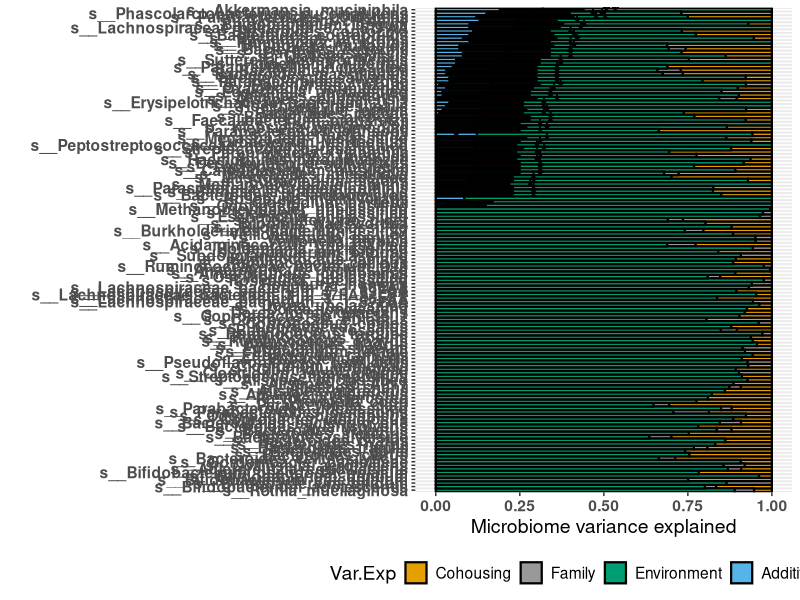
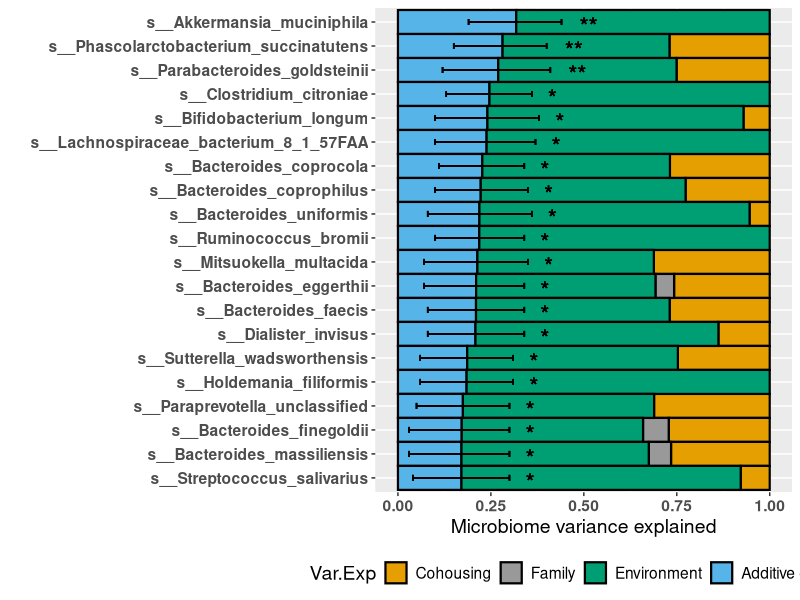
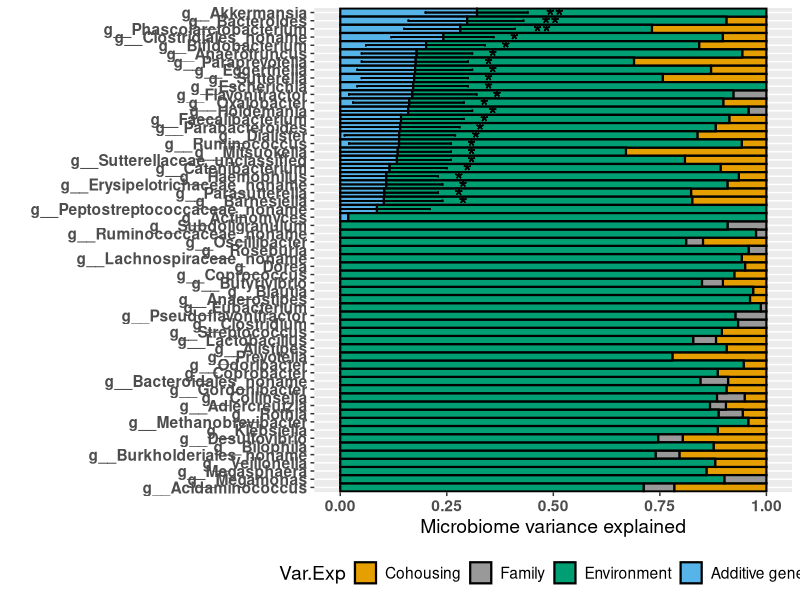
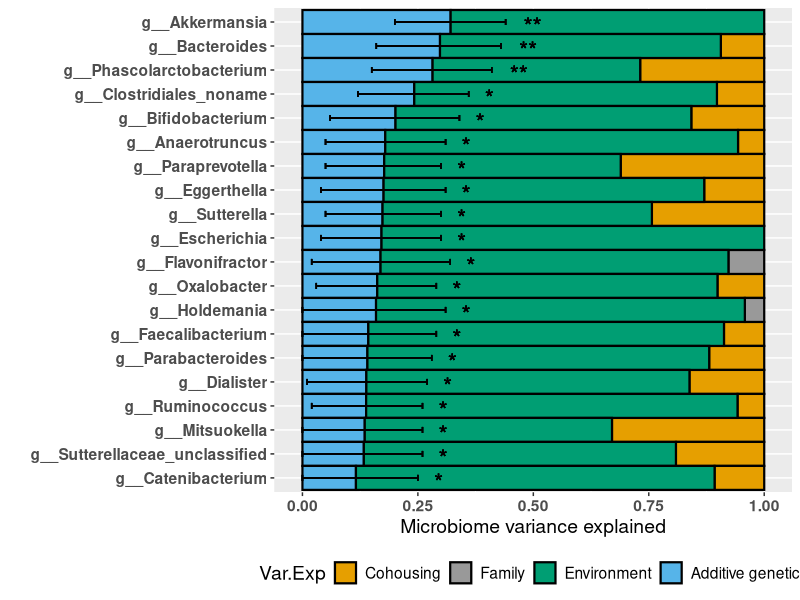
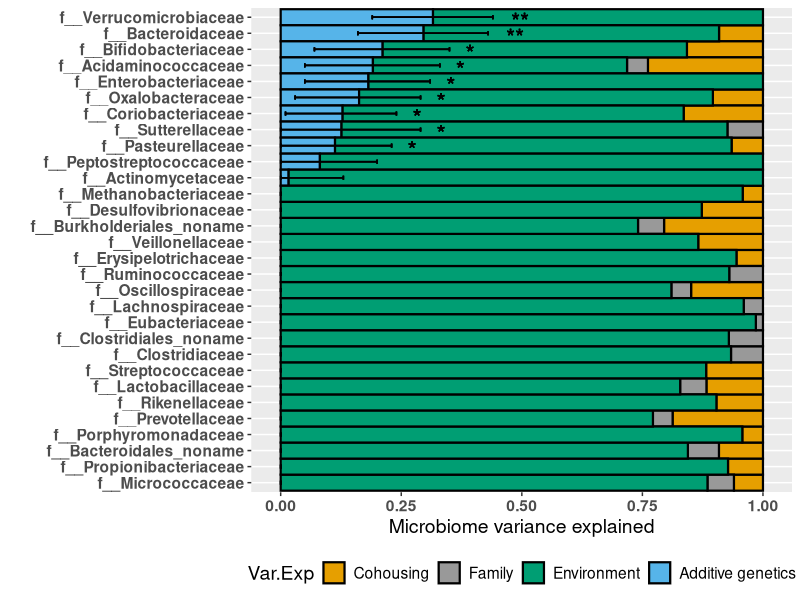
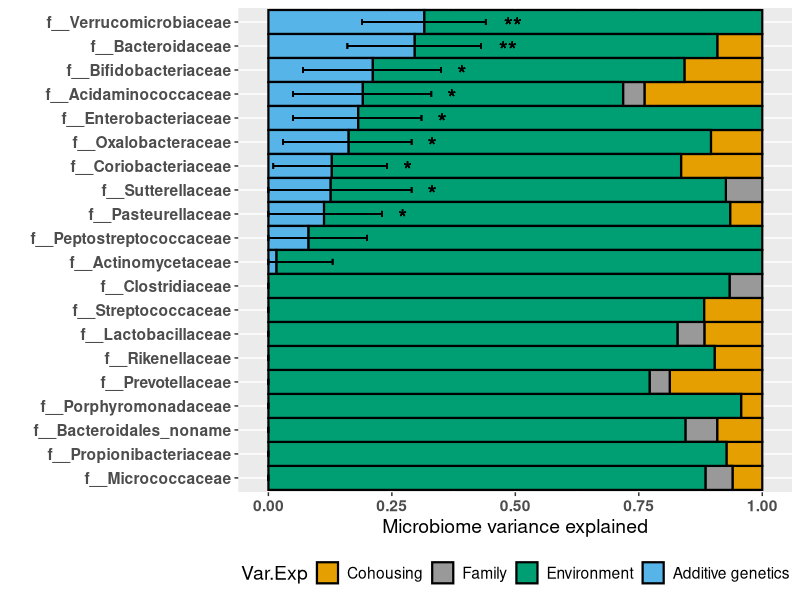
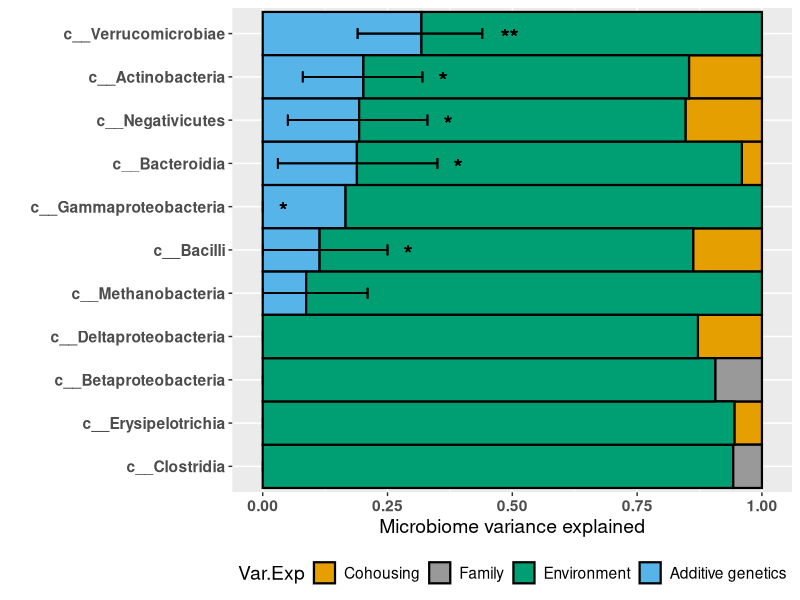
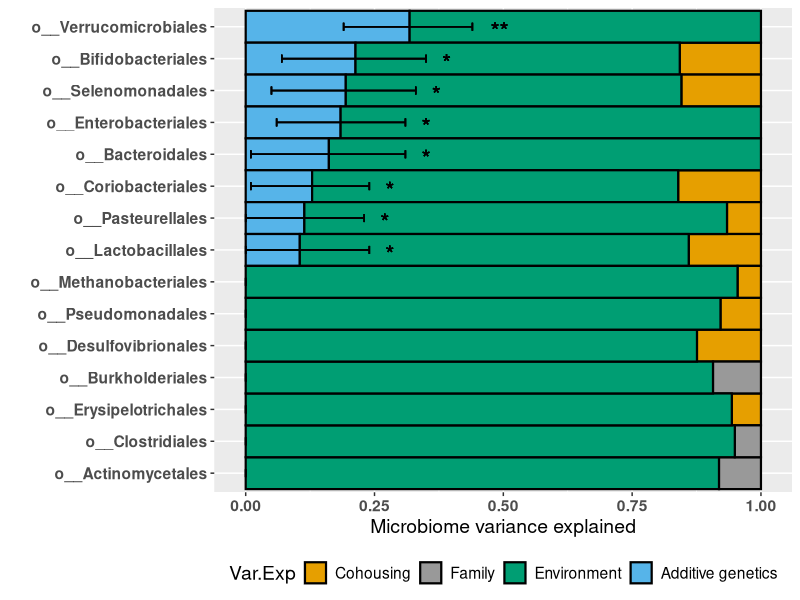

Source code (R) for these figures, in order:
# ========================================================================
# By: R.Gacesa, Weersma Group, UMCG (2020)
#
# Script plots results of heritability analysis
# (Panels A & B in Figure 2 in main DMP manuscript )

# NOTE: These codes are implemented for mock data heritability models
#       constructed using
#             DMP_heritability_v10_mockdata.taxa.R
#             DMP_heritability_v10_mockdata.pwys.R
#       and processed using
#             DMP_heritability_v10_mockdata_collect.R
#
# =========================================================================

# function that parses confidence intervals from heritability results table
parseCIrange <- function(inDFs=inDFs,varN,toget="range") {
  ret = c()
  for (cc in c(1:nrow(inDFs))) {
    if (!is.na(inDFs[[varN]][cc]) & ! grepl('Inf',inDFs[[varN]][cc])) {
      ccc <- unlist(strsplit(inDFs[[varN]][cc],'-') )
      if (toget=="range") {
        ret <- c(ret,abs(as.numeric(ccc[2])-as.numeric(ccc[1])) )
      } else if (toget=="high") {
        ret <- c(ret,as.numeric(ccc[2]))
      } else if (toget=="low") {
        ret <- c(ret,as.numeric(ccc[1]))
      }
    } else {
      ret <- c(ret,0)
    }
  }
  ret
}

library(ggplot2)
library(tidyr)

# ======================
# set working directory: NOTE this has to be set to appropriate path!
# example:
#setwd('D:/Vbox/shared/dag/git_14_05/DMP/heritability_analysis_v2/')
setwd('.')

# initalize folder for storing plots
if (!dir.exists('Plots')) {
  dir.create('Plots')
}

# input: heritability results (taxa)
inDFm <- read.table('results_mockdata_withFDRs_and_CIs_taxa.csv',sep=',',header=T,quote = '"',fill = T,stringsAsFactors = F)

# make plots (taxa)
inDFm$FTYPE <- NA
inDFm$FTYPE[grep('^s_',inDFm$Trait.short)] <-"Taxon.S"
inDFm$FTYPE[grep('^g_',inDFm$Trait.short)] <-"Taxon.G"
inDFm$FTYPE[grep('^f_',inDFm$Trait.short)] <-"Taxon.F"
inDFm$FTYPE[grep('^c_',inDFm$Trait.short)] <-"Taxon.C"
inDFm$FTYPE[grep('^p_',inDFm$Trait.short)] <-"Taxon.P"
inDFm$FTYPE[grep('^k_',inDFm$Trait.short)] <-"Taxon.K"
inDFm$FTYPE[grep('^o_',inDFm$Trait.short)] <-"Taxon.O"

# debug output
#print(inDFm$FEATURE[is.na(inDFm$FTYPE)])

# select which taxonomic levels to plot
fTypes <- c("Taxon.S","Taxon.G","Taxon.F","Taxon.C","Taxon.O","Taxon.P")

# color-blind color palette
cbPalette <- c("#E69F00","#999999", "#009E73","#56B4E9")#, "#F0E442", "#0072B2", "#D55E00", "#CC79A7")

# iterate over taxonomy levels
for (oneType in fTypes) 
{
  #debug
  #oneType <- "Taxon.S"
  
  inDFs <- inDFm[inDFm$FTYPE==oneType,]
  inDFs$Taxon <- factor(as.character(inDFs$Trait.short),levels=inDFs$Trait.short[order(inDFs$VE_ID)])
  inDFs <- inDFs[order(inDFs$VE_ID,decreasing = T),]
  inDFs$LBL = ""
  inDFs$LBL[inDFs$SW_PV_ID <= 0.05] <- "*"
  inDFs$LBL[inDFs$SW_FDR_ID <= 0.1] <- "**"
  inDFs$H2 <- inDFs$VE_ID
  inDFs$VE_Cohousing <- inDFs$VE_COHOUSING.ID_DMP
  inDFs$VE_Family <- inDFs$VE_famID
  inDFs$VE_Environment <- inDFs$VE_Residual
  inDFs$VE_ID[is.na(inDFs$VE_ID)] <- 0.0
  if (grepl('Taxon',oneType)) {
    inDFs$Taxon_Shortname <- as.character(inDFs$Taxon)
    inDFs$Taxon_Shortname <- factor(as.character(inDFs$Taxon_Shortname),levels=inDFs$Taxon_Shortname[order(inDFs$VE_ID,decreasing = F)])
  }
  # parse confidence intervals
  inDFs$CI_ID_low <- parseCIrange(inDFs,"CI_ID","low")
  inDFs$CI_ID_low[inDFs$CI_ID_low < 0] <- 0
  inDFs$CI_ID_high <- parseCIrange(inDFs,"CI_ID","high")
  inDFs$CI_ID_high[inDFs$CI_ID_high > 1] <- 1
  
  inDFtoPlot <- inDFs[,c("Taxon_Shortname","LBL","H2","VE_Cohousing","VE_Family","VE_Environment","CI_ID_low","CI_ID_high")]
  #inDFtoPlot$VE_Environment <- 1-inDFtoPlot$H2-inDFtoPlot$VE_Cohousing-inDFtoPlot$VE_Family
  #inDFtoPlot$SEH2 <- inDFs$SEH2
  inDFtoPlot$LBL <- inDFs$LBL
  inDFtoPlotL <- gather(inDFtoPlot,"Var.Exp","Var.Exp.NR", H2:VE_Environment,factor_key = T)
  inDFtoPlotL$Var.Exp <- as.character(inDFtoPlotL$Var.Exp)
  inDFtoPlotL$Var.Exp[inDFtoPlotL$Var.Exp == "H2"] <- "Additive genetics"
  inDFtoPlotL$Var.Exp[inDFtoPlotL$Var.Exp == "VE_Environment"] <- "Environment"
  inDFtoPlotL$Var.Exp[inDFtoPlotL$Var.Exp == "VE_Cohousing"] <- "Cohousing"
  inDFtoPlotL$Var.Exp[inDFtoPlotL$Var.Exp == "VE_Family"] <- "Family"
  
  inDFtoPlotL$Var.Exp <- factor(as.character(inDFtoPlotL$Var.Exp),level = c("Environment","Cohousing","Family","Additive genetics"))
  inDFtoPlotL$Var.Exp <- factor(as.character(inDFtoPlotL$Var.Exp),level = c("Cohousing","Family","Environment","Additive genetics"))
  
  g <- ggplot(inDFtoPlotL,aes(x=Taxon_Shortname,y=Var.Exp.NR,fill=Var.Exp)) + 
    scale_fill_manual(values = cbPalette) +
    geom_col(col="black", width=1,size=0.75) + 
    theme(axis.text.x = element_text(angle = 0,face="bold")) + ylim(-0.01,1.01) +
    theme(axis.text.y = element_text(face="bold")) +
    geom_errorbar(ymin=inDFtoPlotL$CI_ID_low,ymax=inDFtoPlotL$CI_ID_high,width=0.25, linetype='solid') + 
    geom_text(data = inDFtoPlotL,
              aes(x = Taxon_Shortname, y=CI_ID_high, 
                  label = format(LBL, nsmall = 0, digits=1, scientific = FALSE)),
              color="black", vjust=+0.75, angle = 0, hjust=-1,size=6) + ylim(-0.01,1.01) + 
    ylab('Microbiome variance explained') + xlab('') + 
    theme(legend.position="bottom") + 
    theme(text = element_text(size = 14)) + 
    coord_flip()
  print(g)
  ggsave(paste0('Plots/mockdata_heritability_',oneType,'.png'),height = 1.25+8/50*nrow(inDFs),width = 9,limitsize = F)
  
  # smaller plot
  if (nrow(inDFs) > 20) {
    topN <- 20
    topFeatures <- inDFs[order(inDFs$VE_ID,decreasing = T),]$Trait.short[1:topN]
    inDFtoPlotLs <- inDFtoPlotL[inDFtoPlotL$Taxon_Shortname %in% topFeatures,]
    g <- ggplot(inDFtoPlotLs,aes(x=Taxon_Shortname,y=Var.Exp.NR,fill=Var.Exp)) + 
      scale_fill_manual(values = cbPalette) +
      geom_col(col="black", width=1,size=0.75) + 
      theme(axis.text.x = element_text(angle = 0,face="bold")) + ylim(-0.01,1.01) +
      theme(axis.text.y = element_text(face="bold")) +
      geom_errorbar(ymin=inDFtoPlotLs$CI_ID_low,ymax=inDFtoPlotLs$CI_ID_high,width=0.25, linetype='solid') + 
      geom_text(data = inDFtoPlotLs,
                aes(x = Taxon_Shortname, y=CI_ID_high,
                    label = format(LBL, nsmall = 0, digits=1, scientific = FALSE)),
                color="black", vjust=+0.75, angle = 0, hjust=-1,size=6) + ylim(-0.01,1.01) +
      ylab('Microbiome variance explained') + xlab('') + 
      theme(legend.position="bottom") + 
      theme(text = element_text(size = 14)) + 
      coord_flip()
    print(g)
    ggsave(paste0('Plots/mockdata_heritability_',oneType,'_topsignals.png'),height = 1.25+8/50*topN,width = 9,limitsize = F)
  }
}

# ================================
# PATHWAY PLOTS
# ================================
# input: heritability results (taxa)
inDFm <- read.table('results_mockdata_withFDRs_and_CIs_pwys.csv',sep=',',header=T,quote = '"',fill = T,stringsAsFactors = F)

# make plots (pwys)
inDFm$FTYPE <- "PWYS"
cbPalette <- c("#E69F00","#999999", "#009E73","#56B4E9")#, "#F0E442", "#0072B2", "#D55E00", "#CC79A7")
oneType <- "PWYS"

inDFs <- inDFm[inDFm$FTYPE==oneType,]
inDFs$VE_ID[is.na(inDFs$VE_ID)] <- 0.0
inDFs$Taxon <- factor(as.character(inDFs$Trait),levels=inDFs$Trait[order(inDFs$VE_ID)])
inDFs <- inDFs[order(inDFs$VE_ID),]
inDFs$LBL = ""
inDFs$LBL[inDFs$SW_PV_ID <= 0.05] <- "*"
inDFs$LBL[inDFs$SW_FDR_ID <= 0.1] <- "**"
inDFs$H2 <- inDFs$VE_ID
inDFs$VE_Cohousing <- inDFs$VE_COHOUSING.ID_DMP
inDFs$VE_Family <- inDFs$VE_famID
inDFs$VE_Environment <- inDFs$VE_Residual
inDFs$Taxon_Shortname <- as.character(inDFs$Taxon)
inDFs$Taxon_Shortname <- factor(as.character(inDFs$Taxon_Shortname),levels=inDFs$Taxon_Shortname[order(inDFs$VE_ID)])

inDFs$CI_ID_low <- parseCIrange(inDFs,varN = "CI_ID","low")
inDFs$CI_ID_low[inDFs$CI_ID_low < 0] <- 0
inDFs$CI_ID_high <- parseCIrange(inDFs,"CI_ID","high")
inDFs$CI_ID_high[inDFs$CI_ID_high > 1] <- 1

inDFtoPlot <- inDFs[,c("Taxon_Shortname","LBL","H2","VE_Cohousing","VE_Family","VE_Environment","CI_ID_low","CI_ID_high")]
inDFtoPlot$LBL <- inDFs$LBL
inDFtoPlotL <- gather(inDFtoPlot,"Var.Exp","Var.Exp.NR", H2:VE_Environment,factor_key = T)
inDFtoPlotL$Var.Exp <- as.character(inDFtoPlotL$Var.Exp)
inDFtoPlotL$Var.Exp[inDFtoPlotL$Var.Exp == "H2"] <- "Additive genetics"
inDFtoPlotL$Var.Exp[inDFtoPlotL$Var.Exp == "VE_Environment"] <- "Environment"
inDFtoPlotL$Var.Exp[inDFtoPlotL$Var.Exp == "VE_Cohousing"] <- "Cohousing"
inDFtoPlotL$Var.Exp[inDFtoPlotL$Var.Exp == "VE_Family"] <- "Family"

inDFtoPlotL$Var.Exp <- factor(as.character(inDFtoPlotL$Var.Exp),level = c("Environment","Cohousing","Family","Additive genetics"))
inDFtoPlotL$Var.Exp <- factor(as.character(inDFtoPlotL$Var.Exp),level = c("Cohousing","Family","Environment","Additive genetics"))

g <- ggplot(inDFtoPlotL,aes(x=Taxon_Shortname,y=Var.Exp.NR,fill=Var.Exp)) + 
  scale_fill_manual(values = cbPalette) +
  geom_col(col="black", width=1,size=0.75) + 
  theme(axis.text.x = element_text(angle = 0,face="bold")) + ylim(-0.01,1.01) +
  theme(axis.text.y = element_text(face="bold")) +
  geom_errorbar(ymin=inDFtoPlotL$CI_ID_low,ymax=inDFtoPlotL$CI_ID_high,width=0.25, linetype='solid') + 
  geom_text(data = inDFtoPlotL,
            aes(x = Taxon_Shortname, y=CI_ID_high, 
                label = format(LBL, nsmall = 0, digits=1, scientific = FALSE)),
            color="black", vjust=+0.75, angle = 0, hjust=-1,size=6) + ylim(-0.01,1.01) + 
  ylab('Microbiome variance explained') + xlab('') + 
  theme(legend.position="bottom") + 
  theme(text = element_text(size = 14)) + 
  coord_flip()
print(g)
ggsave(paste0('Plots/mockdata_heritability_PWYS.png'),height = 1.25+8/50*nrow(inDFs),width = 20,limitsize = F)

# smaller plot (top 20)
topN <- 20
topFeatures <- inDFm[order(inDFm$VE_ID,decreasing = T),]$Trait[1:topN]
inDFtoPlotLs <- inDFtoPlotL[inDFtoPlotL$Taxon_Shortname %in% topFeatures,]
g <- ggplot(inDFtoPlotLs,aes(x=Taxon_Shortname,y=Var.Exp.NR,fill=Var.Exp)) + 
  scale_fill_manual(values = cbPalette) +
  geom_col(col="black", width=1,size=0.75) + 
  theme(axis.text.x = element_text(angle = 0,face="bold")) + ylim(-0.01,1.01) +
  theme(axis.text.y = element_text(face="bold")) +
  geom_errorbar(ymin=inDFtoPlotLs$CI_ID_low,ymax=inDFtoPlotLs$CI_ID_high,width=0.25, linetype='solid') + 
  geom_text(data = inDFtoPlotLs,
            aes(x = Taxon_Shortname, y=CI_ID_high,
                label = format(LBL, nsmall = 0, digits=1, scientific = FALSE)),
            color="black", vjust=+0.75, angle = 0, hjust=-1,size=6) + ylim(-0.01,1.01) +
  ylab('Microbiome variance explained') + xlab('') + 
  theme(legend.position="bottom") + 
  theme(text = element_text(size = 14)) + 
  coord_flip()
print(g)
ggsave(paste0('Plots/mockdata_heritability_PWYS_top20.png'),height = 1.25+8/50*topN,width = 20,limitsize = F)
